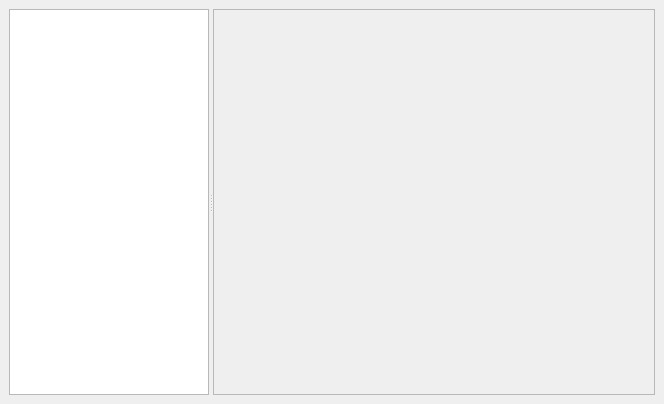
<?xml version="1.0" encoding="UTF-8"?>
<ui version="4.0">
 <class>ReferenceStack</class>
 <widget class="QMainWindow" name="ReferenceStack">
  <property name="geometry">
   <rect>
    <x>0</x>
    <y>0</y>
    <width>664</width>
    <height>404</height>
   </rect>
  </property>
  <property name="windowTitle">
   <string>MainWindow</string>
  </property>
  <widget class="QWidget" name="centralwidget">
   <layout class="QGridLayout" name="gridLayout_2">
    <item row="0" column="0">
     <widget class="QSplitter" name="splitter">
      <property name="orientation">
       <enum>Qt::Horizontal</enum>
      </property>
      <widget class="QListView" name="listView">
       <property name="maximumSize">
        <size>
         <width>200</width>
         <height>16777215</height>
        </size>
       </property>
      </widget>
      <widget class="QFrame" name="frame">
       <property name="frameShape">
        <enum>QFrame::StyledPanel</enum>
       </property>
       <property name="frameShadow">
        <enum>QFrame::Raised</enum>
       </property>
       <layout class="QGridLayout" name="gridLayout">
        <item row="0" column="0">
         <widget class="QStackedWidget" name="stackedWidget">
          <property name="minimumSize">
           <size>
            <width>300</width>
            <height>0</height>
           </size>
          </property>
          <property name="currentIndex">
           <number>-1</number>
          </property>
         </widget>
        </item>
       </layout>
      </widget>
     </widget>
    </item>
   </layout>
  </widget>
 </widget>
 <resources/>
 <connections/>
</ui>
